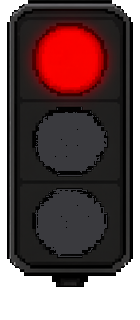
#> input picture assets/states/attention.png, 140 x 320 px, found by its file name; its folder holds only this picture in this run
$ python make_promo.py
#> lines starting #> are read from the running program, lines starting #| are printed output that depends on the picture
#!/usr/bin/env python3
"""渲染 dsh-status-lamp 宣传视频的帧（纯 PIL，无需 GPU）。

只负责把画面画成 PNG 序列；编码交给别的机器（本机没有显卡，编码
放 Windows 那边用 h264_nvenc，3 秒就跑完 31 秒的片子）。

用法：
    python3 tools/make_promo.py            # 输出到 /tmp/promo/frames
    ffmpeg -framerate 30 -i frames/f%05d.png -c:v libx264 -pix_fmt yuv420p out.mp4
"""
from __future__ import annotations

import math
import os
import sys
from pathlib import Path

from PIL import Image, ImageDraw, ImageFilter, ImageFont

ROOT = Path("/home/claw/PJKT/dsh-status-lamp")
OUT = Path("/home/claw/PJKT/tmp/promo/frames")
W, H, FPS = 1920, 1080, 30

SANS_R = "/usr/share/fonts/opentype/noto/NotoSansCJK-Regular.ttc"
SANS_B = "/usr/share/fonts/opentype/noto/NotoSansCJK-Bold.ttc"
SC = 2  # ttc 里 index 2 = 简体中文

BG = (16, 16, 20)
INK = (238, 238, 242)
MUTE = (140, 140, 152)
DIM = (70, 70, 80)
RED, YEL, GRN = (231, 76, 60), (241, 196, 15), (26, 188, 156)


def font(size: int, bold: bool = False) -> ImageFont.FreeTypeFont:
    return ImageFont.truetype(SANS_B if bold else SANS_R, size, index=SC)


# ---------------------------------------------------------------- 基础图层
def make_bg() -> Image.Image:
    """深色背景 + 中心微亮 + 四角压暗。"""
    base = Image.new("RGB", (W, H), BG)
    d = ImageDraw.Draw(base)
    # 中心柔和光晕
    glow = Image.new("L", (W, H), 0)
#> glow: PIL image 1920x1080 L; every value is 0
    gd = ImageDraw.Draw(glow)
    for i in range(28, 0, -1):
        r = int(W * 0.09 * i)
        a = int(4 + 26 * (1 - i / 28))
        gd.ellipse([W // 2 - r, H // 2 - r * 0.62, W // 2 + r, H // 2 + r * 0.62], fill=a)
    glow = glow.filter(ImageFilter.GaussianBlur(120))
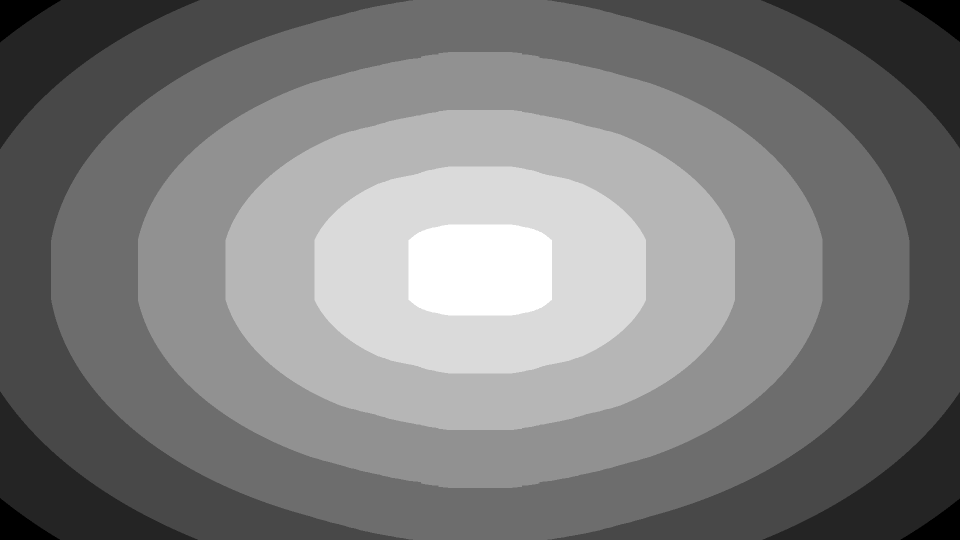
#> glow: PIL image 1920x1080 L (shown at 1/2 size); min 22, max 29, mean 25.4; drawn with min black and max white
    base = Image.composite(Image.new("RGB", (W, H), (34, 36, 46)), base, glow)
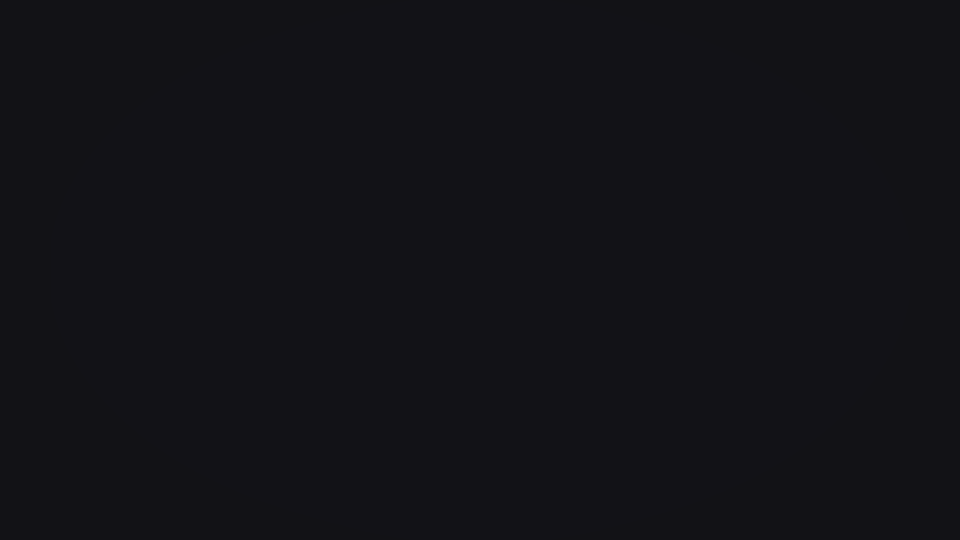
#> base: PIL image 1920x1080 RGB (shown at 1/2 size); mean R, G, B 18, 18, 22.7
    # 四角压暗
    vig = Image.new("L", (W, H), 0)
    vd = ImageDraw.Draw(vig)
    for i in range(30):
        a = int(150 * (i / 30) ** 2)
        vd.rectangle([-i * 14, -i * 8, W + i * 14, H + i * 8], outline=a, width=i * 3 + 1)
    vig = vig.filter(ImageFilter.GaussianBlur(90))
    return Image.composite(Image.new("RGB", (W, H), (6, 6, 9)), base, vig)


BG_IMG = make_bg()


# [31 lines left out: functions ease_out, draw_text_centered, draw_text_left, not called in this run]


# ---------------------------------------------------------------- 灯泡素材
def load_sprite(name: str, scale: float) -> Image.Image:
#> called with name = 'attention', scale = 2.1
    im = Image.open(ROOT / "assets" / "states" / f"{name}.png").convert("RGBA")
#> im is the input picture: PIL image 140x320 RGBA; mean R, G, B, A 95.3, 73.2, 73.5, 195.6
    return im.resize((int(im.width * scale), int(im.height * scale)), Image.LANCZOS)
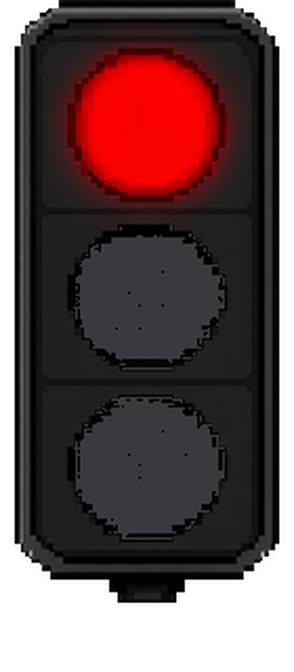
#> returned value: PIL image 294x672 RGBA; mean R, G, B, A 45.1, 23, 23.4, 195.6; transparent parts drawn white


SPRITES = {k: load_sprite(k, 2.1) for k in ("attention", "working", "done", "idle")}
#> (the run stopped early here; a loop or call above may not have finished)
